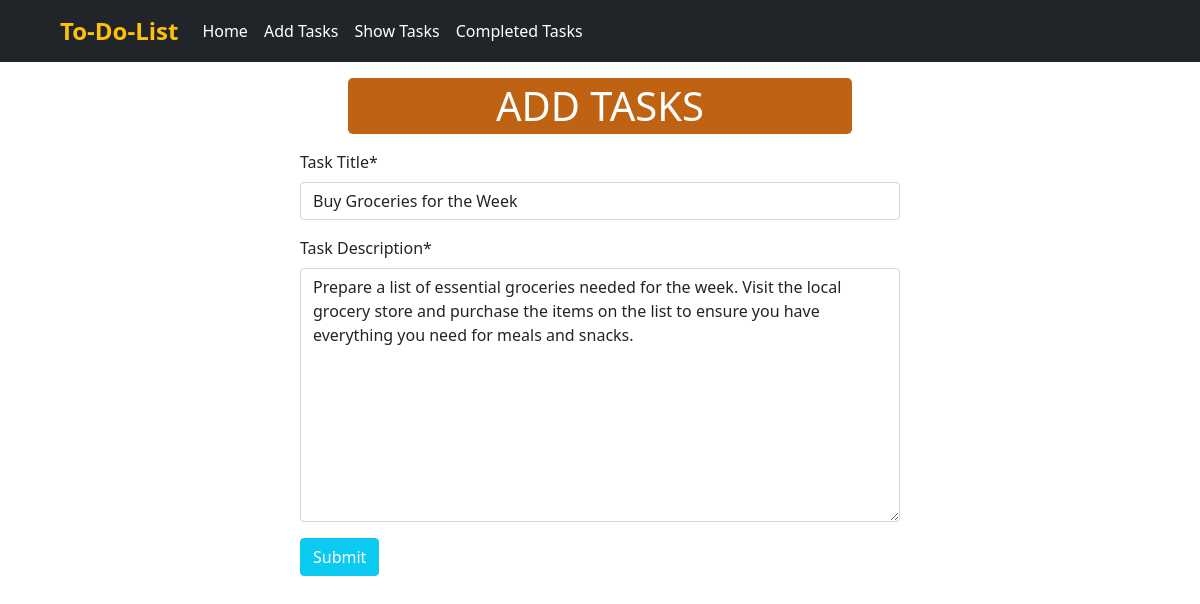
The app's page /edit_task/2 with its own data.
### to_do/models.py (models this page shows)
class TaskModel(models.Model):
    id = models.IntegerField(primary_key=True)
    taskTitle = models.CharField(max_length=100)
    taskDescription = models.TextField()
    is_completed = models.BooleanField(default=False)

### to_do/views.py (the view)
# urls.py: path('edit_task/<int:pk>', views.TaskUpdateFormView.as_view(), name='edit_task'),
class TaskUpdateFormView(UpdateView):
    model = TaskModel
    template_name = 'add_tasks.html'
    form_class = TaskForm
    success_url = reverse_lazy('show_tasks')

### to_do/forms.py
class TaskForm(forms.ModelForm):
    class Meta:
        model = TaskModel
        fields = ['taskTitle', 'taskDescription']
        labels = {
            'taskTitle' : 'Task Title',
            'taskDescription' : 'Task Description',
        }

### to_do/templates/add_tasks.html (shortened to what this page needs)
{% extends "base.html" %}
{% load crispy_forms_tags %}
{% block content %}
<div style="width:50%; margin: auto; ">
    <h1 style="text-align: center; background-color: rgb(191, 98, 17);" class="text-white mx-5 my-3 rounded-3 py-1">ADD TASKS</h1>
    <form method="post">
        {{form |crispy}}
        <button class="btn btn-info text-white" type="submit">Submit</button>
    </form>
</div>
{% endblock  %}

### records on screen
TaskModel: taskTitle "Buy Groceries for the Week", taskDescription "Prepare a list of essential groceries needed for the week. Visit the local grocery store and purchase the items on the list to ensure you have everything you need for meals and snacks."
